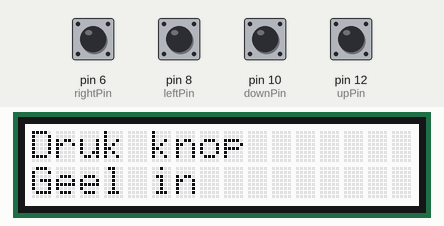
Simulated run of this sketch. Board: Arduino Uno, built with avr-gcc and run on an emulated ATmega328P. Parts: 16×2 character LCD. Inputs (shaded band) come from the test bench; at power-on: pin 12 (upPin) HIGH, pin 6 (rightPin), pin 8 (leftPin), pin 10 (downPin) LOW. Random numbers use the default seed unless the sketch sets one.

Above: at 1.2 s.
1.3 s: pin 10 (downPin) pulled HIGH for 0.15 s
At 3.0 s:
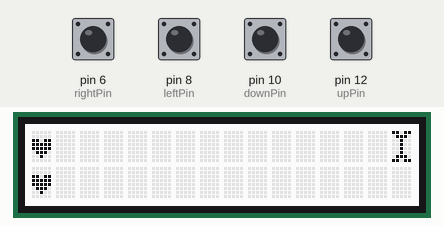
3.5 s: pin 6 (rightPin) pulled HIGH for 0.15 s
At 4.9 s:
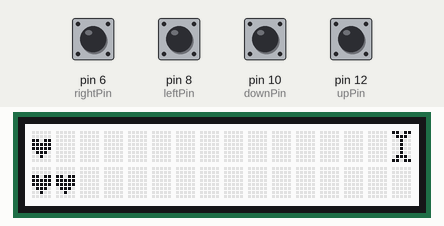
5.3 s: pin 6 (rightPin) pulled HIGH for 1 s
At 7.2 s:
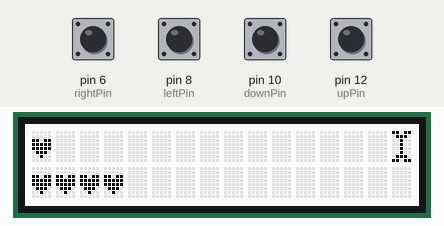
7.8 s: pin 6 (rightPin) pulled HIGH for 0.15 s
At 9.1 s:
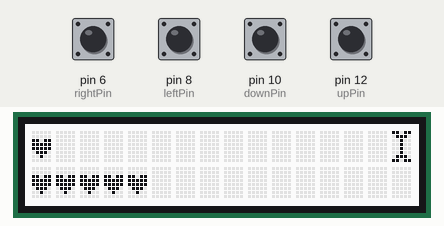
9.6 s: pin 6 (rightPin) pulled HIGH for 0.15 s
At 10.9 s:
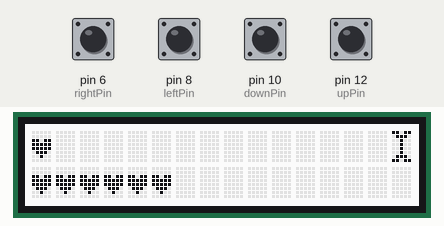
11.4 s: pin 6 (rightPin) pulled HIGH for 1 s
At 13.3 s:
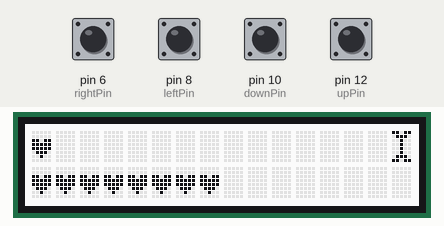
Timing chart, 0 to 14.8 s (numbered marks = the images above; inputs shaded):
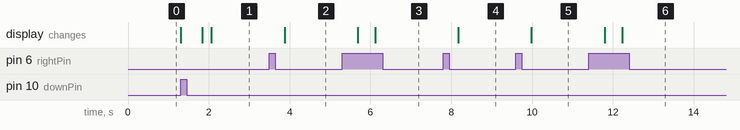

Measured:
- after the input at 1.3 s, the display: first changes at once (image 1 shows a later state)
- after the input at 3.5 s, the display: changes after 0.37 s (image 2)
- after the input at 5.3 s, the display: first changes after 0.39 s (image 3 shows a later state)
- after the input at 7.8 s, the display: changes after 0.37 s (image 4)
- after the input at 9.6 s, the display: changes after 0.38 s (image 5)
- after the input at 11.4 s, the display: first changes after 0.39 s (image 6 shows a later state)

The sketch:

sketch_may13a.ino
```cpp
#include <Wire.h>
#include "rgb_lcd.h"

rgb_lcd lcd;

int upPin = 12;
int downPin = 10;
int leftPin = 8;
int rightPin = 6;

int playerX = 0;
int playerY = 1;
int boneX = 15;
int boneY = random(0,1);
int beamX = 15;
int beamY = random(0,1);

int x = -1;
int y = -1;
int delX = playerX + x;
int delY = playerY + y;

bool warning = false;
bool beamShot = false;

int loopSwitch = 0;
int pauze = 300;
long boneSnelheid = random(200, 1000);


int gameStatus = 0;
const int BEGINSCHERM1 = 0;
const int BEGINSCHERM2 = 1;
const int SPELEN = 2;
const int GAMEOVER1 = 3;
const int GAMEOVER2 = 4;

int knopStatus = 1;
const int tUp = 1;
const int tDown = 2;
const int tLeft = 3;
const int tRight = 4;

//characters(obstacle/player)
const byte player[8] = {
  0b00000,
  0b00000,
  0b11011,
  0b11111,
  0b11111,
  0b01110,
  0b00100,
  0b00000
};

const byte bone[8] = {
  0b11011,
  0b01110,
  0b00100,
  0b00100,
  0b00100,
  0b00100,
  0b01110,
  0b11011
};

const byte beamParticle[8] = {
  0b11111,
  0b11111,
  0b11111,
  0b11111,
  0b11111,
  0b11111,
  0b11111,
  0b11111
};

void beam(){
    for(int beamX = 15; beamX < 16; beamX--){
    if(beamX > 0 && beamY == 0){
    lcd.createChar(3, beamParticle);//maakt bot obstakel
    lcd.setCursor(beamX, beamY);//plek van obstakel
    lcd.write((byte)3);//print bot
    delay(100);
      }
    }
  }

void setup() {
  pinMode(upPin, INPUT);
  digitalWrite(upPin, HIGH);
  pinMode(downPin, INPUT);
  pinMode(leftPin, INPUT);
  pinMode(rightPin, INPUT);
  lcd.begin(16, 2);
 gameStatus == BEGINSCHERM1;
}

void loop() {

  if (gameStatus == BEGINSCHERM1) {
    lcd.print(" Knop 1&2 is ^ v");
    lcd.setCursor(0,1);
    lcd.print(" Knop 3&4 is < >");
    lcd.setCursor(0,0);
    }

  if(gameStatus == BEGINSCHERM1){
    if (digitalRead(upPin)== HIGH) {
    lcd.clear();
    lcd.print("Druk knop");
    lcd.setCursor(0,1);
    lcd.print("Geel in");
    lcd.setCursor(0,0);
   gameStatus = BEGINSCHERM2;

    }
  }

  if (gameStatus == BEGINSCHERM2){
    if (digitalRead(downPin)== HIGH){
    lcd.clear();
    gameStatus = SPELEN;
    delay(500);
    }
  }

  if (gameStatus == SPELEN){
    lcd.createChar(1, player);//maakt speler
    lcd.setCursor(playerX, playerY);//plek van speler
    lcd.write((byte)1);//print speler

    lcd.createChar(2, bone);//maakt bot obstakel
    lcd.setCursor(boneX, boneY);//plek van obstakel
    lcd.write((byte)2);//print bot

    if (digitalRead(upPin)== HIGH) {
    knopStatus = tUp;
    if(knopStatus == tUp){
      lcd.createChar(1, player);//maakt speler
     lcd.setCursor(playerX, playerY);//plek van speler
     lcd.write((byte)1);//print speler
     playerY = playerY - 1;
     y = y + 1;
     lcd.setCursor(delX, delY);
     lcd.print(" ");
     delay(200);
    }
    }

  if (digitalRead(downPin) == HIGH) {
    knopStatus = tDown;
  if(knopStatus == tDown && playerY == 0){
     lcd.createChar(1, player);//maakt speler
     lcd.setCursor(playerX, playerY);//plek van speler
     lcd.write((byte)1);//print speler
     playerY = playerY + 1;
     delay(200);
    }
    }

      if (digitalRead(leftPin) == HIGH) {
    knopStatus = tLeft;
    if(knopStatus == tLeft && playerX > 0){

     lcd.createChar(1, player);//maakt speler
     lcd.setCursor(playerX, playerY);//plek van speler
     lcd.write((byte)1);//print speler

     playerX = playerX - 1;
     delay(200);
    }
    }

    if (digitalRead(rightPin) == HIGH) {
    knopStatus = tRight;
    if(knopStatus == tRight && playerX < 13){
     lcd.createChar(1, player);//maakt speler
     lcd.setCursor(playerX, playerY);//plek van speler
     lcd.write((byte)1);//print speler

     playerX = playerX + 1;
     delay(200);
    }

  }
/*
  //aanvallen
  if(boneX <= 15){
    boneX--;
    delay(boneSnelheid);
    lcd.setCursor(boneX + 1, boneY);
    lcd.print(" ");
    }

    if(boneX == 0){
      loopSwitch = loopSwitch + 1;
      }

    if(loopSwitch == 3){
      lcd.setCursor(7,0);
      lcd.print("!!!");
      warning = true;
      }

    if(warning == true){
      beam();
      beamShot = true;
      warning = false;
    }

    if(beamShot == true){
      int tijd = millis();
      if(tijd == 1000){
        for(int i = 15; i < 16; i--){
         if(i > 0){
          lcd.setCursor(i, beamY);
          lcd.print(" ");
            }
          }
        }
      beamShot = false;
      }

    if(boneX < 0){
      boneX = 15;
      }
*/

  if (playerX == boneX && playerY == boneY || playerX == beamX && playerY == beamY){
        gameStatus = GAMEOVER1;
    }
  }

  if (gameStatus == GAMEOVER1){
    lcd.clear();
    playerX = 0;
    playerY = 1;
    lcd.setCursor (0,1);
    lcd.print("GAMEOVER");
    }

  if (gameStatus == GAMEOVER1){
    if( digitalRead(leftPin)== HIGH){
    lcd.clear();
    lcd.setCursor(0,0);
    lcd.print("Druk knop");
    lcd.setCursor(0,1);
    lcd.print("Groen in");
    gameStatus = GAMEOVER2;
    }
  }

  if (gameStatus == GAMEOVER2){
    if(digitalRead(rightPin)== HIGH) {
    lcd.clear();
    gameStatus = BEGINSCHERM1;
    delay(500);
    }
  }
}
```
